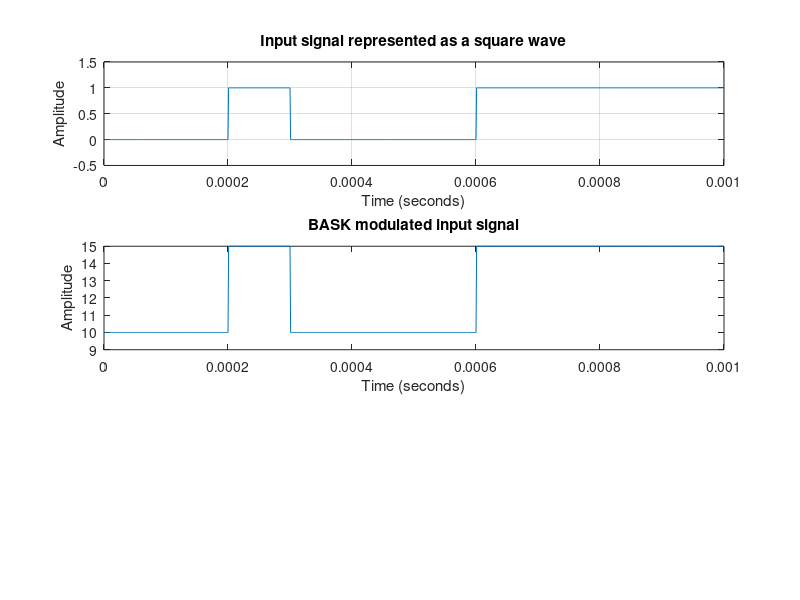

The MATLAB source for this figure: (Note: this script raises an error after producing the figure.)
clc;
clear all;
close all;

N = 10;
bit_period = 0.0001;
input_signal = randi([0 1], 1, N)

% ------------------------------------------------------------------------------
% Represent input signal as a digital signal (square wave). Plot the signal into
% the first figure.
% ------------------------------------------------------------------------------
input_signal_digital=[];
number_of_bits=100;

for n=1:1:N
  if input_signal(n)==1
    signal_bits=ones(1,number_of_bits);
  else input_signal(n)==0;
    signal_bits=zeros(1,number_of_bits);
  end
  input_signal_digital=[input_signal_digital signal_bits];
end

signal_duration=bit_period/number_of_bits:bit_period/number_of_bits:number_of_bits*N*(bit_period/number_of_bits);

fig=figure(1);
set(fig,'color',[1 1 1]);
subplot(3,1,1);
plot(signal_duration,input_signal_digital);
grid on;
axis([0 bit_period*N -0.5 1.5]);
xlabel('Time (seconds)');
ylabel('Amplitude');
title('Input signal represented as a square wave');

% ------------------------------------------------------------------------------
% BASK MODULATION
% Modulate the input signal with the amplitude-shift keying modulation and plot
% the resulting signal into the second figure.
% ------------------------------------------------------------------------------

amplitude_binary_1=15;
amplitude_binary_0=10;
factor=10;
carrier_frequency=factor*(1/number_of_bits);
modulated_signal_time=bit_period/number_of_bits:bit_period/number_of_bits:bit_period;
modulated_signal_length = length(modulated_signal_time);

modulated_signal=[];
for i=1:1:N
  if input_signal(i)==1
    modulated_bit=amplitude_binary_1*cos(2*pi*carrier_frequency*modulated_signal_time);
  else
    modulated_bit=amplitude_binary_0*cos(2*pi*carrier_frequency*modulated_signal_time);
  end
  modulated_signal=[modulated_signal modulated_bit];
end

bask_time=bit_period/number_of_bits:bit_period/number_of_bits:bit_period*N;
subplot(3,1,2);
plot(bask_time,modulated_signal);
xlabel('Time (seconds)');
ylabel('Amplitude');
title('BASK modulated input signal');

% ------------------------------------------------------------------------------
% BASK DEMODULATION
% Demodulated the modulated signal and plot the resulting signal into the final
% third figure.
% ------------------------------------------------------------------------------
fading=1;
noise=0;
received_signal=fading.*modulated_signal+noise;

demodulated_signal=[];
for n=modulated_signal_length:modulated_signal_length:length(received_signal)
  time=bit_period/number_of_bits:bit_period/number_of_bits:bit_period;
  carrier_signal=cos(2*pi*carrier_frequency*time);
  demodulated_bit=carrier_signal.*received_signal((n-(modulated_signal_length-1)):n);
  integration=trapz(time,demodulated_bit);
  amplitude_demodulated=round(2*integration/bit_period);
  if amplitude_demodulated>((amplitude_binary_1 + amplitude_binary_0) / 2)
    demodulated_amplitude=1;
  else
    demodulated_amplitude=0;
  end
  demodulated_signal=[demodulated_signal demodulated_amplitude];
end

demodulated_result=[];
for n=1:len(demodulated_signal);
  if demodulated_signal(n)==1
    demodulated_result_bit=ones(1,number_of_bits);
  else demodulated_signal(n)==0
    demodulated_result_bit=zeros(1,number_of_bits);
  end
  demodulated_result=[demodulated_result demodulated_result_bit];
end

result_time=bit_period/number_of_bits:bit_period/number_of_bits:number_of_bits*len(demodulated_signal)*(bit_period/number_of_bits);
subplot(3,1,3);
plot(result_time,demodulated_result);
grid on;
axis([0 bit_period*length(demodulated_signal) -0.5 1.5]);
xlabel('Time (seconds)');
ylabel('Amplitude');
title('BASK demodulation result');